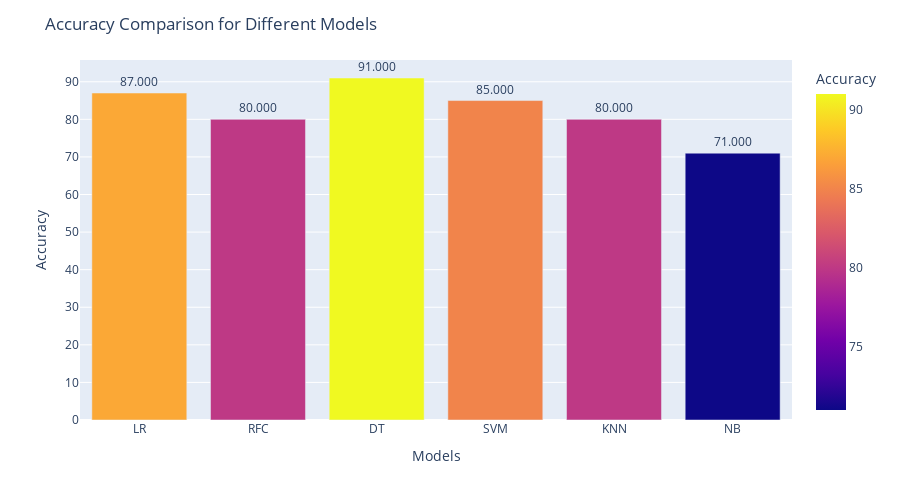

Notebook code cell kept with this figure:
### Code cell
import plotly.express as px

# Example data
models = ['LR', 'RFC', 'DT', 'SVM','KNN','NB']
accuracy = [87, 80, 91, 85, 80, 71]

# Create a DataFrame
data = {'Models': models, 'Accuracy': accuracy}
df = pd.DataFrame(data)

# Bar plot using plotly
fig = px.bar(df, x='Models', y='Accuracy', text='Accuracy', color='Accuracy', height=500)
fig.update_traces(texttemplate='%{text:.3f}', textposition='outside')
fig.update_layout(title_text='Accuracy Comparison for Different Models', xaxis_title='Models', yaxis_title='Accuracy')
fig.show()

### Figure 1 — Plotly figure (JSON) as saved in the notebook; plotly's stock layout.template omitted (floating-point values rounded to 4 significant figures)
{"data": [{"alignmentgroup": "True", "hovertemplate": "Models=%{x}<br>Accuracy=%{marker.color}<extra></extra>", "legendgroup": "", "marker": {"color": [87, 80, 91, 85, 80, 71], "coloraxis": "coloraxis", "pattern": {"shape": ""}}, "name": "", "offsetgroup": "", "orientation": "v", "showlegend": false, "text": [87, 80, 91, 85, 80, 71], "textposition": "outside", "texttemplate": "%{text:.3f}", "type": "bar", "x": ["LR", "RFC", "DT", "SVM", "KNN", "NB"], "xaxis": "x", "y": [87, 80, 91, 85, 80, 71], "yaxis": "y"}], "layout": {"barmode": "relative", "coloraxis": {"colorbar": {"title": {"text": "Accuracy"}}, "colorscale": [[0, "#0d0887"], [0.1111, "#46039f"], [0.2222, "#7201a8"], [0.3333, "#9c179e"], [0.4444, "#bd3786"], [0.5556, "#d8576b"], [0.6667, "#ed7953"], [0.7778, "#fb9f3a"], [0.8889, "#fdca26"], [1, "#f0f921"]]}, "height": 500, "legend": {"tracegroupgap": 0}, "margin": {"t": 60}, "title": {"text": "Accuracy Comparison for Different Models"}, "xaxis": {"anchor": "y", "domain": [0, 1], "title": {"text": "Models"}}, "yaxis": {"anchor": "x", "domain": [0, 1], "title": {"text": "Accuracy"}}}}
